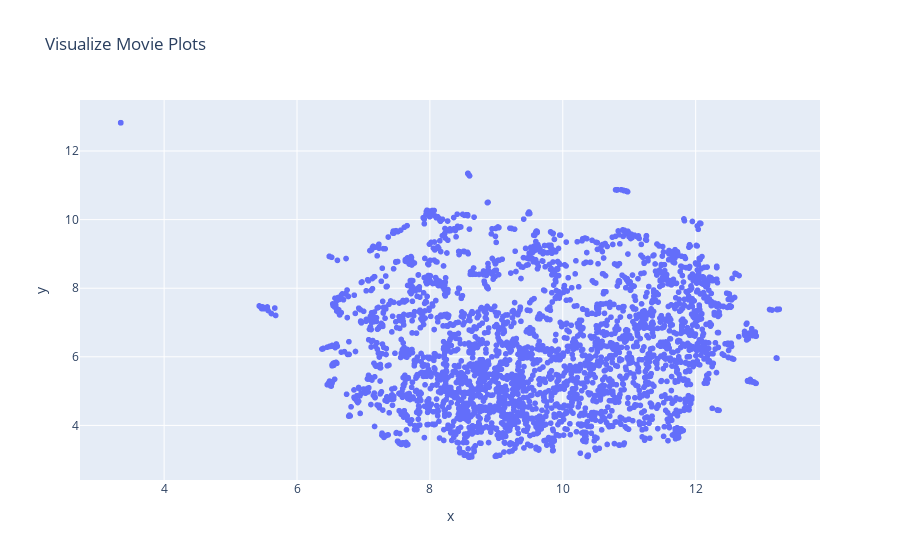

This figure's notebook cell:
### Code cell
import plotly.express as px

col = 'umap_embeddings_2dim'
hoverdata = ['url']
hovername = 'title'

plot_values = np.stack(df[col], axis=1)

x, y = plot_values[0], plot_values[1]
fig = px.scatter(df, x=x, y=y, hover_data=hoverdata, hover_name=hovername, title='Visualize Movie Plots')

fig.show()

### Figure 1 — Plotly figure (JSON) as saved in the notebook; plotly's stock layout.template omitted (floating-point values rounded to 4 significant figures; data arrays with more than 128 entries replaced by an {"elided": "..."} marker saying what was removed)
{"data": [{"customdata": {"elided": "3178x1 str values"}, "hovertemplate": "<b>%{hovertext}</b><br><br>x=%{x}<br>y=%{y}<br>url=%{customdata[0]}<extra></extra>", "hovertext": {"elided": "3178 str values"}, "legendgroup": "", "marker": {"color": "#636efa", "symbol": "circle"}, "mode": "markers", "name": "", "showlegend": false, "type": "scattergl", "x": {"elided": "3178 float values"}, "xaxis": "x", "y": {"elided": "3178 float values"}, "yaxis": "y"}], "layout": {"legend": {"tracegroupgap": 0}, "title": {"text": "Visualize Movie Plots"}, "xaxis": {"anchor": "y", "domain": [0, 1], "title": {"text": "x"}}, "yaxis": {"anchor": "x", "domain": [0, 1], "title": {"text": "y"}}}}
